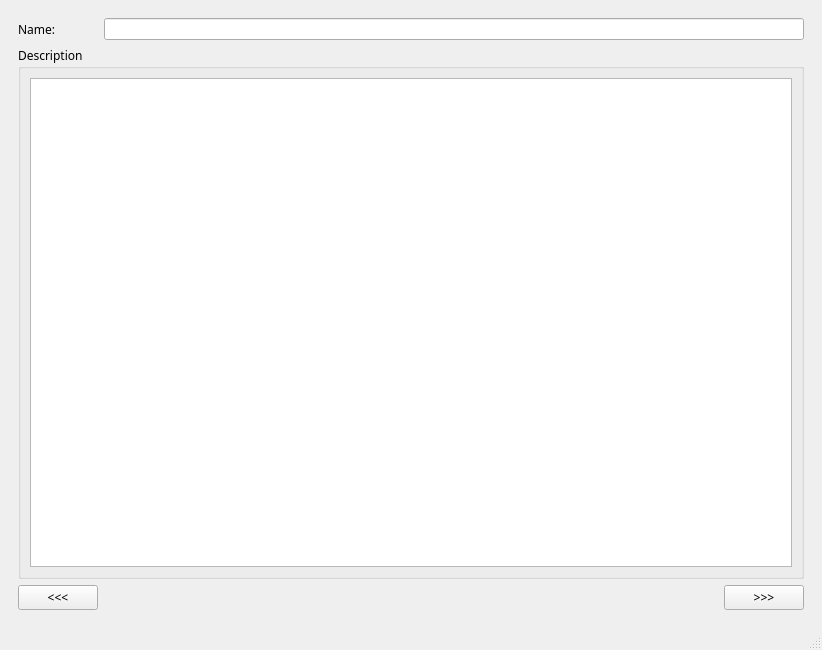
<?xml version="1.0" encoding="UTF-8"?>
<ui version="4.0">
 <class>MainWindow</class>
 <widget class="QMainWindow" name="MainWindow">
  <property name="geometry">
   <rect>
    <x>0</x>
    <y>0</y>
    <width>822</width>
    <height>650</height>
   </rect>
  </property>
  <property name="windowTitle">
   <string>ResiliPy - Builder</string>
  </property>
  <property name="styleSheet">
   <string notr="true"/>
  </property>
  <widget class="QWidget" name="centralwidget">
   <layout class="QGridLayout" name="gridLayout_2">
    <item row="0" column="0">
     <widget class="QStackedWidget" name="stackedWidget">
      <property name="font">
       <font>
        <family>Arial Black</family>
       </font>
      </property>
      <property name="currentIndex">
       <number>0</number>
      </property>
      <widget class="QWidget" name="page">
       <layout class="QHBoxLayout" name="horizontalLayout_2">
        <item>
         <layout class="QGridLayout" name="gridLayout">
          <item row="0" column="0">
           <widget class="QLabel" name="label">
            <property name="sizePolicy">
             <sizepolicy hsizetype="Preferred" vsizetype="Preferred">
              <horstretch>0</horstretch>
              <verstretch>0</verstretch>
             </sizepolicy>
            </property>
            <property name="font">
             <font>
              <family>Arial Black</family>
             </font>
            </property>
            <property name="text">
             <string>Name:</string>
            </property>
           </widget>
          </item>
          <item row="1" column="0" colspan="3">
           <widget class="QGroupBox" name="groupBox">
            <property name="font">
             <font>
              <family>Arial Black</family>
             </font>
            </property>
            <property name="title">
             <string>Description</string>
            </property>
            <layout class="QHBoxLayout" name="horizontalLayout_3">
             <item>
              <widget class="QTextEdit" name="textEditDescription"/>
             </item>
            </layout>
           </widget>
          </item>
          <item row="2" column="0">
           <widget class="QPushButton" name="pushButton_2">
            <property name="font">
             <font>
              <family>Arial Black</family>
             </font>
            </property>
            <property name="text">
             <string>&lt;&lt;&lt;</string>
            </property>
           </widget>
          </item>
          <item row="2" column="2">
           <widget class="QPushButton" name="buttonNext0">
            <property name="font">
             <font>
              <family>Arial Black</family>
             </font>
            </property>
            <property name="text">
             <string>&gt;&gt;&gt;</string>
            </property>
           </widget>
          </item>
          <item row="2" column="1">
           <spacer name="horizontalSpacer">
            <property name="font">
             <font>
              <family>Arial Black</family>
             </font>
            </property>
            <property name="orientation">
             <enum>Qt::Horizontal</enum>
            </property>
            <property name="sizeHint" stdset="0">
             <size>
              <width>40</width>
              <height>20</height>
             </size>
            </property>
           </spacer>
          </item>
          <item row="0" column="1" colspan="2">
           <widget class="QLineEdit" name="lineEditName">
            <property name="font">
             <font>
              <family>Arial</family>
             </font>
            </property>
            <property name="clearButtonEnabled">
             <bool>false</bool>
            </property>
           </widget>
          </item>
         </layout>
        </item>
       </layout>
      </widget>
      <widget class="QWidget" name="page_6">
       <layout class="QGridLayout" name="gridLayout_12">
        <item row="0" column="1">
         <widget class="QPushButton" name="buttonLoadModel">
          <property name="font">
           <font>
            <family>Arial Black</family>
           </font>
          </property>
          <property name="text">
           <string>Load Classifier</string>
          </property>
         </widget>
        </item>
        <item row="3" column="0">
         <widget class="QPushButton" name="buttonBack1">
          <property name="sizePolicy">
           <sizepolicy hsizetype="Fixed" vsizetype="Fixed">
            <horstretch>0</horstretch>
            <verstretch>0</verstretch>
           </sizepolicy>
          </property>
          <property name="font">
           <font>
            <family>Arial Black</family>
           </font>
          </property>
          <property name="text">
           <string>&lt;&lt;&lt;</string>
          </property>
         </widget>
        </item>
        <item row="3" column="2">
         <widget class="QPushButton" name="buttonNext1">
          <property name="sizePolicy">
           <sizepolicy hsizetype="Fixed" vsizetype="Fixed">
            <horstretch>0</horstretch>
            <verstretch>0</verstretch>
           </sizepolicy>
          </property>
          <property name="font">
           <font>
            <family>Arial Black</family>
           </font>
          </property>
          <property name="text">
           <string>&gt;&gt;&gt;</string>
          </property>
         </widget>
        </item>
        <item row="1" column="0" colspan="3">
         <widget class="QTextBrowser" name="textBrowserModel">
          <property name="font">
           <font>
            <family>Arial</family>
           </font>
          </property>
         </widget>
        </item>
        <item row="0" column="2">
         <widget class="QPushButton" name="buttonDeleteModel">
          <property name="font">
           <font>
            <family>Arial Black</family>
           </font>
          </property>
          <property name="text">
           <string>Delete</string>
          </property>
         </widget>
        </item>
       </layout>
      </widget>
      <widget class="QWidget" name="page_2">
       <layout class="QGridLayout" name="gridLayout_3">
        <item row="3" column="1" colspan="4">
         <widget class="QTableView" name="tableViewRaw">
          <property name="font">
           <font>
            <family>Arial</family>
           </font>
          </property>
          <property name="frameShape">
           <enum>QFrame::StyledPanel</enum>
          </property>
          <property name="frameShadow">
           <enum>QFrame::Sunken</enum>
          </property>
         </widget>
        </item>
        <item row="5" column="2">
         <spacer name="horizontalSpacer_2">
          <property name="font">
           <font>
            <family>Arial Black</family>
           </font>
          </property>
          <property name="orientation">
           <enum>Qt::Horizontal</enum>
          </property>
          <property name="sizeHint" stdset="0">
           <size>
            <width>40</width>
            <height>20</height>
           </size>
          </property>
         </spacer>
        </item>
        <item row="0" column="1" rowspan="2" colspan="2">
         <widget class="QGroupBox" name="groupBox_2">
          <property name="font">
           <font>
            <family>Arial Black</family>
           </font>
          </property>
          <property name="title">
           <string>Data type</string>
          </property>
          <layout class="QGridLayout" name="gridLayout_4">
           <item row="0" column="0">
            <widget class="QRadioButton" name="radioTypeRaw">
             <property name="font">
              <font>
               <family>Arial</family>
              </font>
             </property>
             <property name="text">
              <string>Raw data</string>
             </property>
             <property name="checked">
              <bool>true</bool>
             </property>
            </widget>
           </item>
           <item row="1" column="0">
            <widget class="QRadioButton" name="radioTypeOhe">
             <property name="font">
              <font>
               <family>Arial</family>
              </font>
             </property>
             <property name="text">
              <string>Processed (one-hot-encoded) data</string>
             </property>
            </widget>
           </item>
          </layout>
         </widget>
        </item>
        <item row="5" column="1">
         <widget class="QPushButton" name="buttonBack2">
          <property name="font">
           <font>
            <family>Arial Black</family>
           </font>
          </property>
          <property name="text">
           <string>&lt;&lt;&lt;</string>
          </property>
         </widget>
        </item>
        <item row="0" column="3">
         <widget class="QGroupBox" name="groupBox_6">
          <property name="font">
           <font>
            <family>Arial Black</family>
           </font>
          </property>
          <property name="title">
           <string>Index Column</string>
          </property>
          <layout class="QGridLayout" name="gridLayout_8">
           <item row="0" column="0">
            <widget class="QLineEdit" name="lineEditIndex">
             <property name="font">
              <font>
               <family>Arial</family>
              </font>
             </property>
            </widget>
           </item>
          </layout>
         </widget>
        </item>
        <item row="0" column="4">
         <widget class="QGroupBox" name="groupBox_3">
          <property name="font">
           <font>
            <family>Arial Black</family>
           </font>
          </property>
          <property name="title">
           <string>Separator</string>
          </property>
          <layout class="QGridLayout" name="gridLayout_5">
           <item row="0" column="0">
            <widget class="QRadioButton" name="radioComma">
             <property name="font">
              <font>
               <family>Arial</family>
              </font>
             </property>
             <property name="text">
              <string>Comma</string>
             </property>
             <property name="checked">
              <bool>true</bool>
             </property>
            </widget>
           </item>
           <item row="1" column="0">
            <widget class="QRadioButton" name="radioSemicolon">
             <property name="font">
              <font>
               <family>Arial</family>
              </font>
             </property>
             <property name="text">
              <string>Semicolon</string>
             </property>
            </widget>
           </item>
           <item row="1" column="1">
            <widget class="QRadioButton" name="radioSpace">
             <property name="font">
              <font>
               <family>Arial</family>
              </font>
             </property>
             <property name="text">
              <string>Space</string>
             </property>
            </widget>
           </item>
           <item row="0" column="1">
            <widget class="QRadioButton" name="radioTab">
             <property name="font">
              <font>
               <family>Arial</family>
              </font>
             </property>
             <property name="text">
              <string>Tab</string>
             </property>
            </widget>
           </item>
          </layout>
         </widget>
        </item>
        <item row="5" column="4">
         <widget class="QPushButton" name="buttonNext2">
          <property name="font">
           <font>
            <family>Arial Black</family>
           </font>
          </property>
          <property name="text">
           <string>&gt;&gt;&gt;</string>
          </property>
         </widget>
        </item>
        <item row="5" column="3">
         <spacer name="horizontalSpacer_3">
          <property name="font">
           <font>
            <family>Arial Black</family>
           </font>
          </property>
          <property name="orientation">
           <enum>Qt::Horizontal</enum>
          </property>
          <property name="sizeHint" stdset="0">
           <size>
            <width>40</width>
            <height>20</height>
           </size>
          </property>
         </spacer>
        </item>
        <item row="1" column="3">
         <widget class="QPushButton" name="buttonLoadData">
          <property name="font">
           <font>
            <family>Arial Black</family>
           </font>
          </property>
          <property name="text">
           <string>Load dataset</string>
          </property>
         </widget>
        </item>
        <item row="1" column="4">
         <widget class="QPushButton" name="buttonDeleteData">
          <property name="font">
           <font>
            <family>Arial Black</family>
           </font>
          </property>
          <property name="text">
           <string>Delete dataset</string>
          </property>
         </widget>
        </item>
       </layout>
      </widget>
      <widget class="QWidget" name="page_3">
       <layout class="QGridLayout" name="gridLayout_6">
        <item row="4" column="1">
         <spacer name="horizontalSpacer_4">
          <property name="font">
           <font>
            <family>Arial Black</family>
           </font>
          </property>
          <property name="orientation">
           <enum>Qt::Horizontal</enum>
          </property>
          <property name="sizeHint" stdset="0">
           <size>
            <width>40</width>
            <height>20</height>
           </size>
          </property>
         </spacer>
        </item>
        <item row="4" column="0">
         <widget class="QPushButton" name="buttonBack3">
          <property name="font">
           <font>
            <family>Arial Black</family>
           </font>
          </property>
          <property name="text">
           <string>&lt;&lt;&lt;</string>
          </property>
         </widget>
        </item>
        <item row="1" column="0" colspan="3">
         <widget class="QGroupBox" name="groupBox_5">
          <property name="enabled">
           <bool>true</bool>
          </property>
          <property name="font">
           <font>
            <family>Arial Black</family>
           </font>
          </property>
          <property name="title">
           <string>Important columns</string>
          </property>
          <property name="flat">
           <bool>false</bool>
          </property>
          <property name="checkable">
           <bool>false</bool>
          </property>
          <layout class="QGridLayout" name="gridLayout_10">
           <item row="0" column="0">
            <widget class="QScrollArea" name="scrollArea">
             <property name="font">
              <font>
               <family>Arial</family>
              </font>
             </property>
             <property name="widgetResizable">
              <bool>true</bool>
             </property>
             <widget class="QWidget" name="scrollAreaWidgetContents">
              <property name="geometry">
               <rect>
                <x>0</x>
                <y>0</y>
                <width>98</width>
                <height>28</height>
               </rect>
              </property>
              <layout class="QGridLayout" name="gridLayout_11">
               <item row="0" column="0">
                <layout class="QVBoxLayout" name="layoutImpCols"/>
               </item>
              </layout>
             </widget>
            </widget>
           </item>
          </layout>
         </widget>
        </item>
        <item row="4" column="2">
         <widget class="QPushButton" name="buttonNext3">
          <property name="font">
           <font>
            <family>Arial Black</family>
           </font>
          </property>
          <property name="text">
           <string>&gt;&gt;&gt;</string>
          </property>
         </widget>
        </item>
        <item row="0" column="0" colspan="3">
         <widget class="QGroupBox" name="groupBox_4">
          <property name="sizePolicy">
           <sizepolicy hsizetype="Preferred" vsizetype="Fixed">
            <horstretch>0</horstretch>
            <verstretch>0</verstretch>
           </sizepolicy>
          </property>
          <property name="font">
           <font>
            <family>Arial Black</family>
           </font>
          </property>
          <property name="title">
           <string>Target column</string>
          </property>
          <layout class="QGridLayout" name="gridLayout_7">
           <item row="0" column="0" colspan="3">
            <widget class="QComboBox" name="comboBoxTarget">
             <property name="font">
              <font>
               <family>Arial</family>
              </font>
             </property>
            </widget>
           </item>
           <item row="1" column="2">
            <widget class="QPushButton" name="buttonTargetUndo">
             <property name="enabled">
              <bool>false</bool>
             </property>
             <property name="font">
              <font>
               <family>Arial Black</family>
              </font>
             </property>
             <property name="text">
              <string>Undo</string>
             </property>
            </widget>
           </item>
           <item row="1" column="0" colspan="2">
            <widget class="QPushButton" name="buttonTargetConfirm">
             <property name="font">
              <font>
               <family>Arial Black</family>
              </font>
             </property>
             <property name="text">
              <string>Confirm</string>
             </property>
            </widget>
           </item>
          </layout>
         </widget>
        </item>
       </layout>
      </widget>
      <widget class="QWidget" name="page_4">
       <layout class="QGridLayout" name="gridLayout_9">
        <item row="3" column="2" colspan="2">
         <widget class="QPushButton" name="buttonFinish">
          <property name="font">
           <font>
            <family>Arial Black</family>
           </font>
          </property>
          <property name="text">
           <string>Confirm and finish</string>
          </property>
         </widget>
        </item>
        <item row="3" column="0">
         <widget class="QPushButton" name="buttonBack4">
          <property name="font">
           <font>
            <family>Arial Black</family>
           </font>
          </property>
          <property name="text">
           <string>&lt;&lt;&lt;</string>
          </property>
         </widget>
        </item>
        <item row="0" column="0">
         <widget class="QGroupBox" name="groupBox_7">
          <property name="font">
           <font>
            <family>Arial Black</family>
           </font>
          </property>
          <property name="title">
           <string>Name</string>
          </property>
          <layout class="QGridLayout" name="gridLayout_17">
           <item row="0" column="0">
            <widget class="QTextBrowser" name="textBrowserSumName">
             <property name="font">
              <font>
               <family>Arial</family>
              </font>
             </property>
            </widget>
           </item>
          </layout>
         </widget>
        </item>
        <item row="3" column="1">
         <spacer name="horizontalSpacer_5">
          <property name="font">
           <font>
            <family>Arial Black</family>
           </font>
          </property>
          <property name="orientation">
           <enum>Qt::Horizontal</enum>
          </property>
          <property name="sizeHint" stdset="0">
           <size>
            <width>40</width>
            <height>20</height>
           </size>
          </property>
         </spacer>
        </item>
        <item row="0" column="2">
         <widget class="QGroupBox" name="groupBox_9">
          <property name="font">
           <font>
            <family>Arial Black</family>
           </font>
          </property>
          <property name="title">
           <string>Classifier</string>
          </property>
          <layout class="QGridLayout" name="gridLayout_16">
           <item row="0" column="0">
            <widget class="QTextBrowser" name="textBrowserSumClassifier">
             <property name="font">
              <font>
               <family>Arial</family>
              </font>
             </property>
            </widget>
           </item>
          </layout>
         </widget>
        </item>
        <item row="0" column="1">
         <widget class="QGroupBox" name="groupBox_8">
          <property name="font">
           <font>
            <family>Arial Black</family>
           </font>
          </property>
          <property name="title">
           <string>Description</string>
          </property>
          <layout class="QGridLayout" name="gridLayout_14">
           <item row="0" column="0">
            <widget class="QTextBrowser" name="textBrowserSumDescr">
             <property name="font">
              <font>
               <family>Arial</family>
              </font>
             </property>
            </widget>
           </item>
          </layout>
         </widget>
        </item>
        <item row="1" column="0" colspan="4">
         <widget class="QGroupBox" name="groupBox_11">
          <property name="font">
           <font>
            <family>Arial Black</family>
           </font>
          </property>
          <property name="title">
           <string>Training features</string>
          </property>
          <layout class="QGridLayout" name="gridLayout_13">
           <item row="0" column="0">
            <widget class="QTableView" name="tableSumFeatures">
             <property name="font">
              <font>
               <family>Arial</family>
              </font>
             </property>
            </widget>
           </item>
          </layout>
         </widget>
        </item>
       </layout>
      </widget>
     </widget>
    </item>
   </layout>
  </widget>
  <widget class="QStatusBar" name="statusbar"/>
 </widget>
 <resources/>
 <connections/>
</ui>
